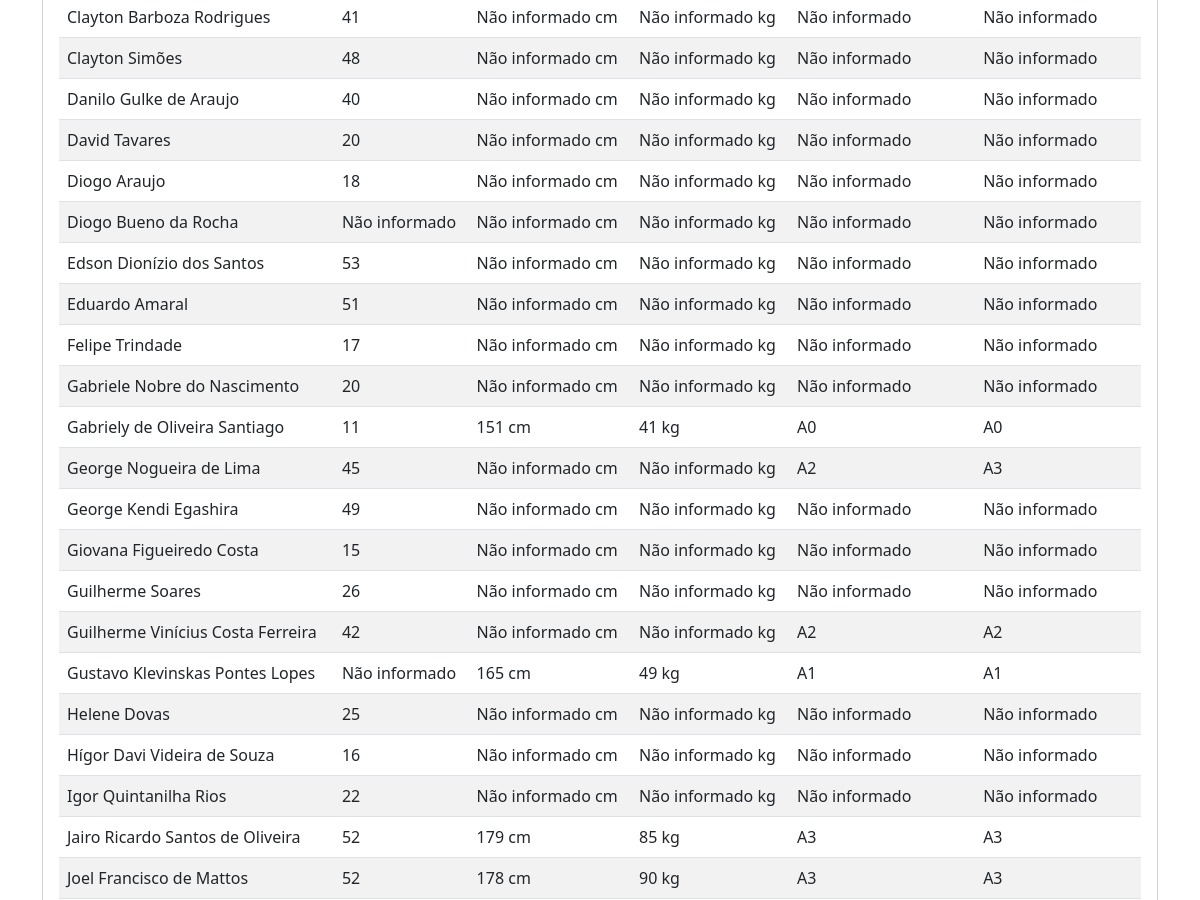
/professor/tamanhos-medidas/ (signed in, middle part), run on an earlier commit of the app's database.
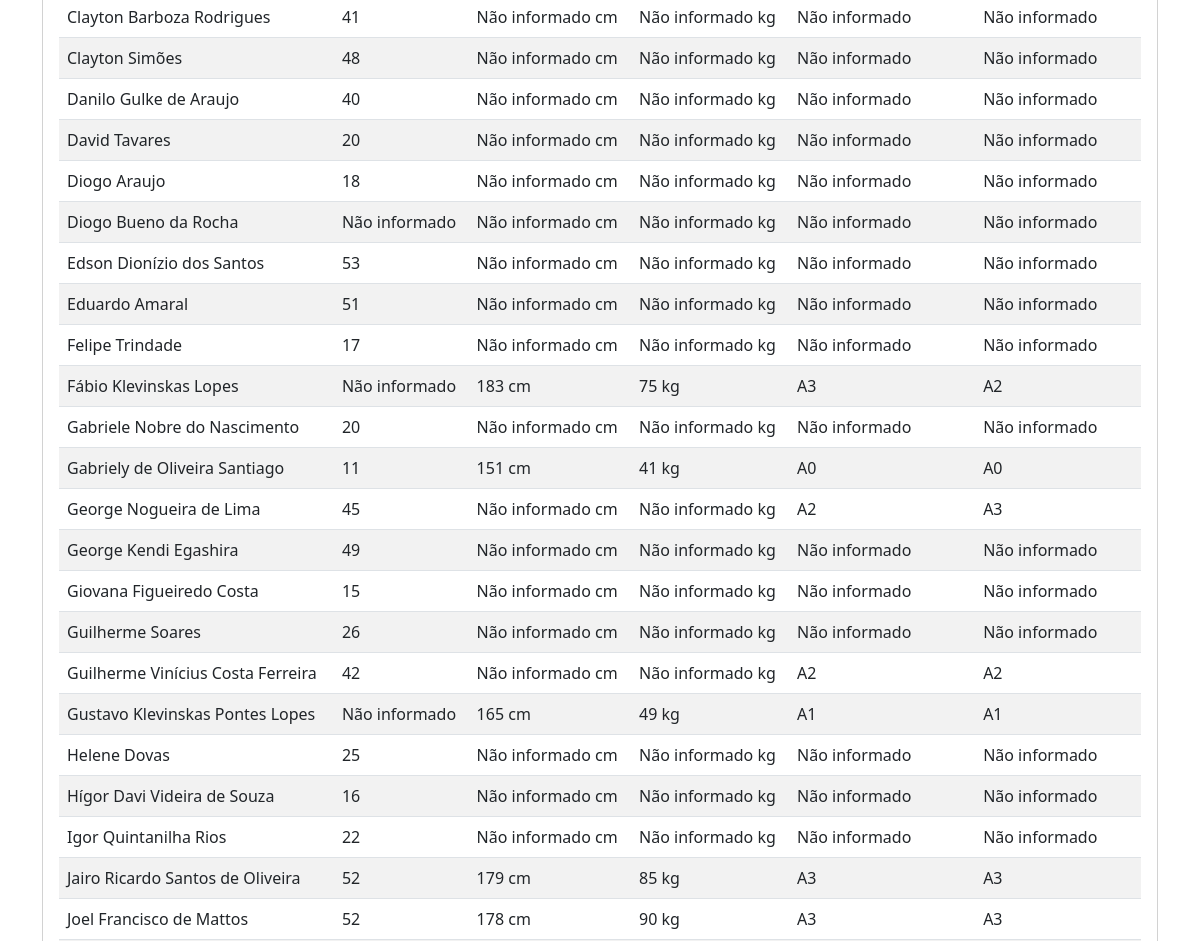
And on a later commit of the database.
### academia/models.py (models this page shows, shortened)
class User(AbstractUser):
    STATUS_CHOICES = [('ATIVO', 'Ativo'), ('INATIVO', 'Inativo'), ('PENDENTE', 'Pendente')]
    GROUP_ROLE_CHOICES = [('STD', 'Aluno'), ('PRO', 'Professor'), ('ADM', 'Administrador')]
    KIMONO_SIZE_CHOICES = [('A0', 'A0'), ('A1', 'A1'), ('A2', 'A2'), ('A3', 'A3'), ('A4', 'A4'), ('A5', 'A5'), ('A6', 'A6')]
    BELT_SIZE_CHOICES = [('A0', 'A0'), ('A1', 'A1'), ('A2', 'A2'), ('A3', 'A3'), ('A4', 'A4'), ('A5', 'A5'), ('A6', 'A6')]
    birthday = models.DateField('Data de Nascimento', null=True, blank=True)
    group_role = models.CharField('Perfil', max_length=3, choices=GROUP_ROLE_CHOICES, default='STD')
    status = models.CharField('Status', max_length=8, choices=STATUS_CHOICES, default='PENDENTE')
    photo = models.ImageField('Foto', upload_to=photo_upload_to, null=True, blank=True)
    height = models.IntegerField('Altura (cm)', null=True, blank=True)
    weight = models.IntegerField('Peso (kg)', null=True, blank=True)
    kimono_size = models.CharField('Tamanho do Kimono', max_length=2, choices=KIMONO_SIZE_CHOICES, null=True, blank=True)
    belt_size = models.CharField('Tamanho da Faixa', max_length=2, choices=BELT_SIZE_CHOICES, null=True, blank=True)
    whatsapp = models.CharField('WhatsApp', max_length=20, null=True, blank=True)
    responsible = models.ForeignKey('self', on_delete=models.SET_NULL, null=True, blank=True, related_name='dependents')
    class Meta:
        verbose_name, verbose_name_plural = 'Usuário', 'Usuários'
        ordering = ['first_name', 'last_name']
    def is_student(self): return self.group_role == 'STD'
    def is_professor_or_admin(self): return self.group_role in ['PRO', 'ADM']

### academia/views.py (the view)
# urls.py: path('professor/tamanhos-medidas/', views.tamanhos_medidas, name='tamanhos_medidas'),
@login_required
def tamanhos_medidas(request):
    if not request.user.is_professor_or_admin():
        raise PermissionDenied
    students = User.objects.filter(group_role='STD').order_by('first_name', 'last_name')
    today = datetime.date.today()
    student_data = [{
        'user': student,
        'age': today.year - student.birthday.year - ((today.month, today.day) < (student.birthday.month, student.birthday.day)) if student.birthday else None
    } for student in students]
    return render(request, 'academia/professor/tamanhos_medidas.html', {'student_data': student_data})

### academia/context_processors.py (called while the page is built)
def account_management_context(request):
    original_user_id = request.session.get('original_user_id')
    main_user = None
    if original_user_id:
        try:
            main_user = User.objects.get(id=original_user_id)
        except User.DoesNotExist:
            request.session.pop('original_user_id', None)
    else:
        main_user = request.user
    dependents = main_user.dependents.all() if main_user and main_user.dependents.exists() else []
    return {
        'original_user_id': original_user_id,
        'dependents_list': dependents,
    }

def global_context(request):
    if not request.user.is_authenticated:
        return {}
    context = {}
    context.update(notifications_context(request))
    context.update(account_management_context(request))
    return context

### academia/templates/academia/professor/tamanhos_medidas.html (shortened to what this page needs)
{% extends 'academia/base.html' %}
{% block content %}
<div class="card">
    <div class="card-body">
        <div class="table-responsive">
            <table class="table table-striped table-hover">
                <tbody>
                    {% for data in student_data %}
                        <tr>
                            <td>{{ data.user.get_full_name }}</td>
                            <td>{{ data.age|default:"Não informado" }}</td>
                            <td>{{ data.user.height|default:"Não informado" }} cm</td>
                            <td>{{ data.user.weight|default:"Não informado" }} kg</td>
                            <td>{{ data.user.kimono_size|default:"Não informado" }}</td>
                            <td>{{ data.user.belt_size|default:"Não informado" }}</td>
                        </tr>
                    {% empty %}
                        <tr>
                            <td colspan="6" class="text-center">Nenhum aluno encontrado.</td>
                        </tr>
                    {% endfor %}
                </tbody>
            </table>
        </div>
    </div>
</div>
{% endblock %}

What changed in the data, as far as the page shows it:
now on this page (row edited): User: user.get_full_name "Fábio Klevinskas Lopes", age "Não informado", user.height "183", user.weight "75", user.kimono_size "A3", user.belt_size "A2"
